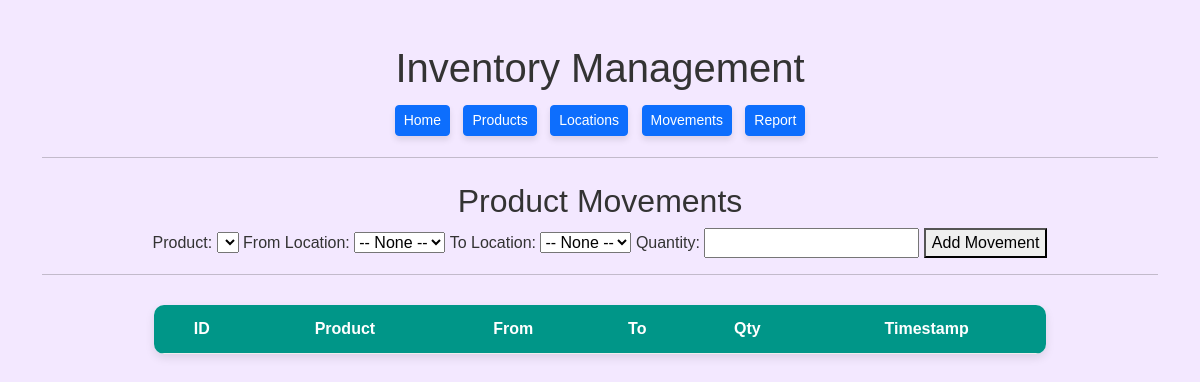
Page /movements on the earlier database version.
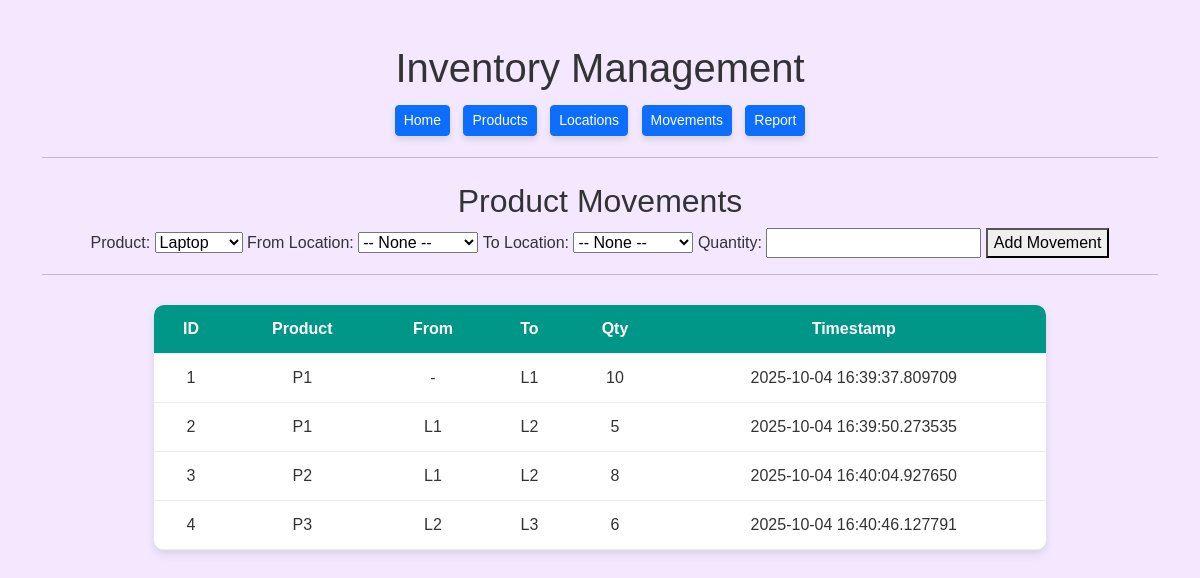
Same page on the later database version.
### models.py (models this page shows)
class ProductMovement(db.Model):
    __tablename__ = "product_movement"
    movement_id = db.Column(db.Integer, primary_key=True, autoincrement=True)
    timestamp = db.Column(db.DateTime, default=datetime.utcnow)
    from_location = db.Column(db.String(50), db.ForeignKey("location.location_id"), nullable=True)
    to_location = db.Column(db.String(50), db.ForeignKey("location.location_id"), nullable=True)
    product_id = db.Column(db.String(50), db.ForeignKey("product.product_id"), nullable=False)
    qty = db.Column(db.Integer, nullable=False)

### routes.py (the view)
    @app.route("/movements")
    def view_movements():
        movements = ProductMovement.query.all()
        products = Product.query.all()
        locations = Location.query.all()
        return render_template("movement.html", movements=movements, products=products, locations=locations)

### templates/movement.html (shortened to what this page needs)
{% extends "base.html" %}
{% block content %}
<h2>Product Movements</h2>
<form method="POST" action="/add_movement">
    <label>Product:</label>
    <select name="product_id" required>
        {% for product in products %}
        <option value="{{ product.product_id }}">{{ product.name }}</option>
        {% endfor %}
    </select>
    <label>From Location:</label>
    <select name="from_location">
        <option value="">-- None --</option>
    </select>
    <label>To Location:</label>
    <select name="to_location">
        <option value="">-- None --</option>
    </select>
    <label>Quantity:</label>
    <input type="number" name="qty" required>
    <button type="submit">Add Movement</button>
</form>
<hr>
<table>
    <tr>
        <th>ID</th>
        <th>Product</th>
        <th>From</th>
        <th>To</th>
        <th>Qty</th>
        <th>Timestamp</th>
    </tr>
    {% for move in movements %}
    <tr>
        <td>{{ move.movement_id }}</td>
        <td>{{ move.product_id }}</td>
        <td>{{ move.from_location if move.from_location else "-" }}</td>
        <td>{{ move.to_location if move.to_location else "-" }}</td>
        <td>{{ move.qty }}</td>
        <td>{{ move.timestamp }}</td>
    </tr>
    {% endfor %}
</table>
{% endblock %}

### templates/base.html (shortened to what this page needs)
<!DOCTYPE html>
<html lang="en">
<head>
    <link href="https://cdn.jsdelivr.net/npm/bootstrap@5.3.2/dist/css/bootstrap.min.css" rel="stylesheet">
    <link rel="stylesheet" href="{{ url_for('static', filename='style.css') }}">
</head>
<body class="container py-4">
    <header class="mb-4">
        <h1 class="text-center">Inventory Management</h1>
        <nav class="text-center mb-3">
            <a href="/" class="btn btn-primary btn-sm me-1">Home</a>
            <a href="/products" class="btn btn-primary btn-sm me-1">Products</a>
            <a href="/locations" class="btn btn-primary btn-sm me-1">Locations</a>
            <a href="/movements" class="btn btn-primary btn-sm me-1">Movements</a>
            <a href="/report" class="btn btn-primary btn-sm">Report</a>
        </nav>
        <hr>
    </header>
    <main>
        {% block content %}{% endblock %}
    </main>
</body>
</html>

### static/style.css (style rules this page uses)
body { font-family: 'Arial', sans-serif; margin: 20px; text-align: center; background-color: #f3e8ff; color: #333; }
nav a { margin: 5px; padding: 10px 18px; text-decoration: none; color: white; background-color: #6a0dad; border-radius: 8px; transition: all 0.3s ease; box-shadow: 0 4px 6px rgba(0,0,0,0.1); display: inline-block; }
table { margin: 30px auto; border-collapse: collapse; width: 80%; box-shadow: 0 4px 10px rgba(0,0,0,0.1); background-color: #ffffff; border-radius: 10px; overflow: hidden; }
th, td { border-bottom: 1px solid #eee; padding: 12px 15px; text-align: center; }
th { background-color: #009688; color: white; font-weight: bold; }

Differences in the rows shown:
added ProductMovement: movement_id "1", product_id "P1", from_location "-", to_location "L1", qty "10", timestamp "2025-10-04 16:39:37.809709"
added ProductMovement: movement_id "2", product_id "P1", from_location "L1", to_location "L2", qty "5", timestamp "2025-10-04 16:39:50.273535"
added ProductMovement: movement_id "3", product_id "P2", from_location "L1", to_location "L2", qty "8", timestamp "2025-10-04 16:40:04.927650"
added ProductMovement: movement_id "4", product_id "P3", from_location "L2", to_location "L3", qty "6", timestamp "2025-10-04 16:40:46.127791"
Other differences:
form field product_id: (not shown) → "Laptop"
